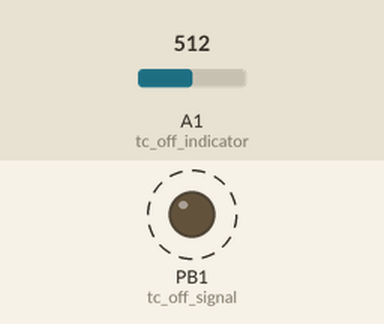
Simulated run of this sketch. Board: ATtiny85, built with avr-gcc and run on an emulated ATtiny85. On the bench: output pins drawn as LEDs (lit = HIGH). Dashed ring = blinking. Inputs (shaded band) come from the test bench; at power-on: A1 (tc_off_indicator) = 512.

Above: at 3.3 s.
3.4 s: A1 (tc_off_indicator) set to 138
6.9 s: A1 (tc_off_indicator) set to 114
At 7.4 s:
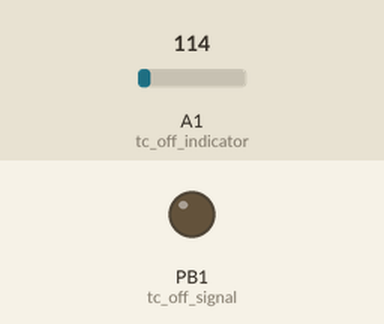
9.0 s: A1 (tc_off_indicator) set to 306
At 9.4 s:
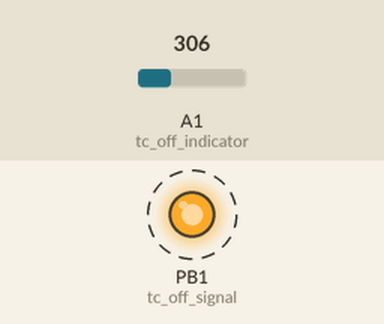
14.2 s: A1 (tc_off_indicator) set to 122
At 15.2 s:
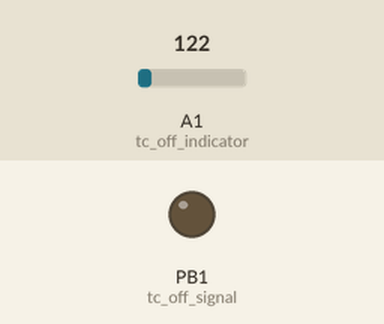
Timing chart, 0 to 17.2 s (numbered marks = the images above; inputs shaded):
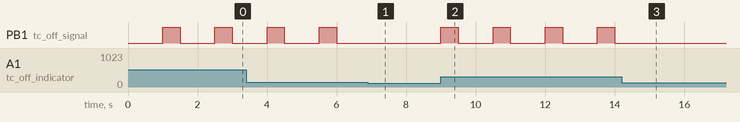

Measured:
- the behaviour switches between 128 and 127 on A1 (tc_off_indicator) (found by bisection; images 0 and 1)
- after the input at 6.9 s, PB1 (tc_off_signal): stays LOW (without the input it goes to HIGH after 0.10 s)
- after the input at 9.0 s, PB1 (tc_off_signal): alternates HIGH for 0.50 s and LOW for 1.0 s, starting at once
- after the input at 14.2 s, PB1 (tc_off_signal): stops changing and stays LOW
- by itself, PB1 (tc_off_signal): alternates HIGH for 0.50 s and LOW for 1.0 s

The sketch:

sketch_Boxster_TC.ino
```cpp
//
// Written to run on an attiny85
//
//
//
static const int tc_off_signal = PB1;
static const int tc_off_indicator = A1;
void setup() {
  // initialize digital pin LED_BUILTIN as an output.
  pinMode(tc_off_signal, OUTPUT);
  pinMode(tc_off_indicator, INPUT_PULLUP);
}

// the loop function runs over and over again forever
void loop() {
  // only check once every second
  delay(1000);
  // if indicator is low, tc is already off
  //  using analog because the ABS computer offers a not-quite-ground signal
  if (analogRead(tc_off_indicator) < 128) {
     return;
  }
  // else push the button for a half second
  digitalWrite(tc_off_signal, HIGH);
  delay(500);
  digitalWrite(tc_off_signal, LOW);

}
```
